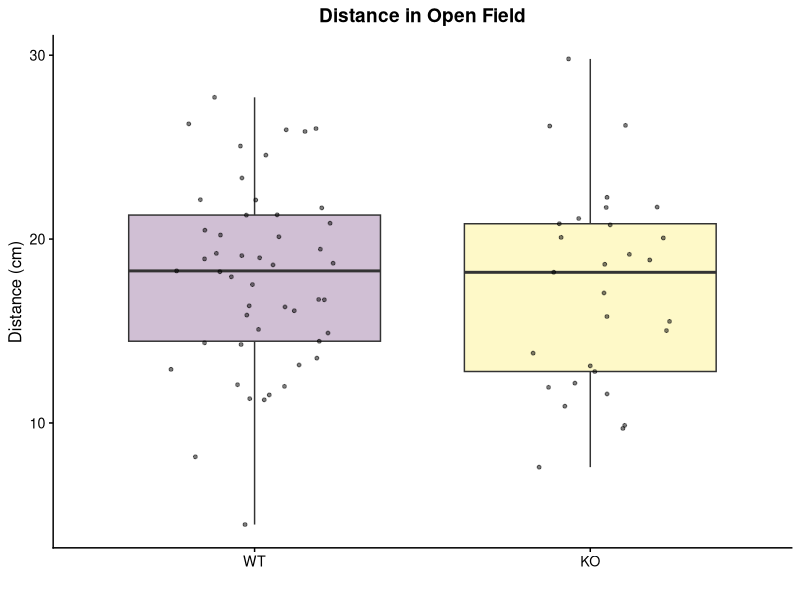
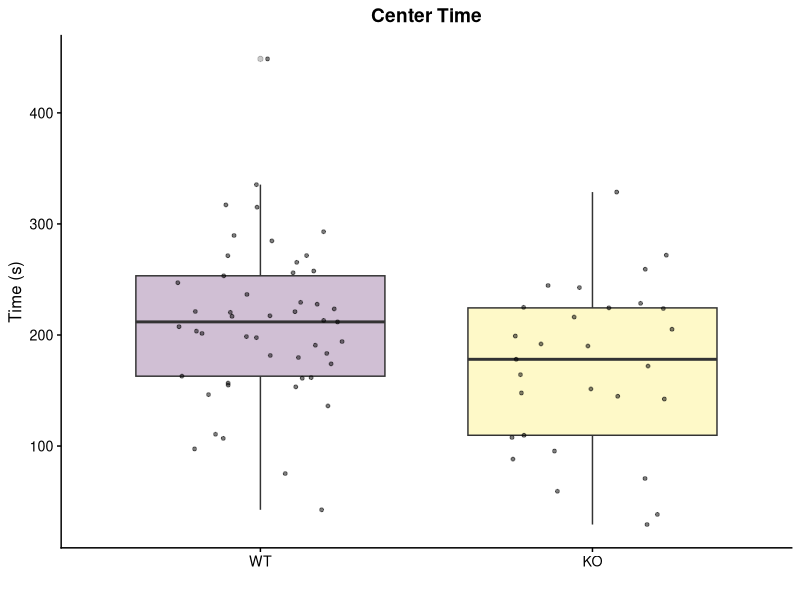
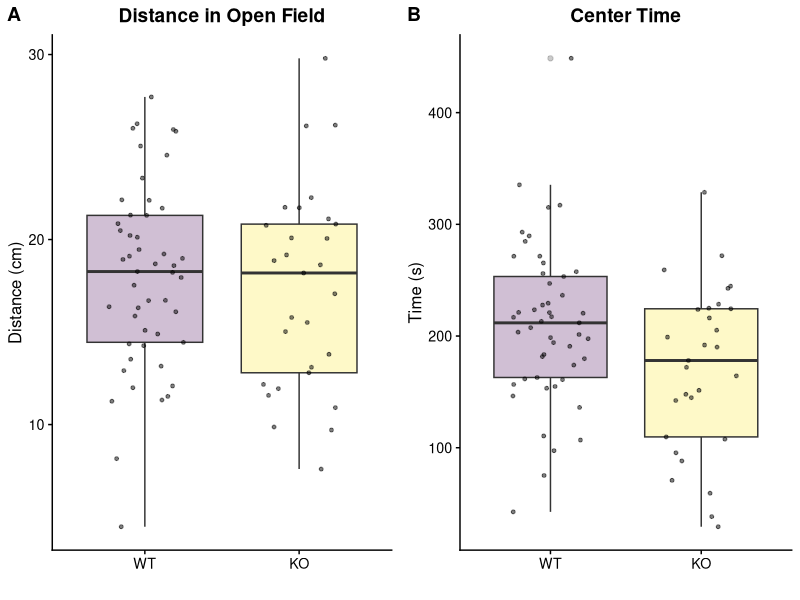
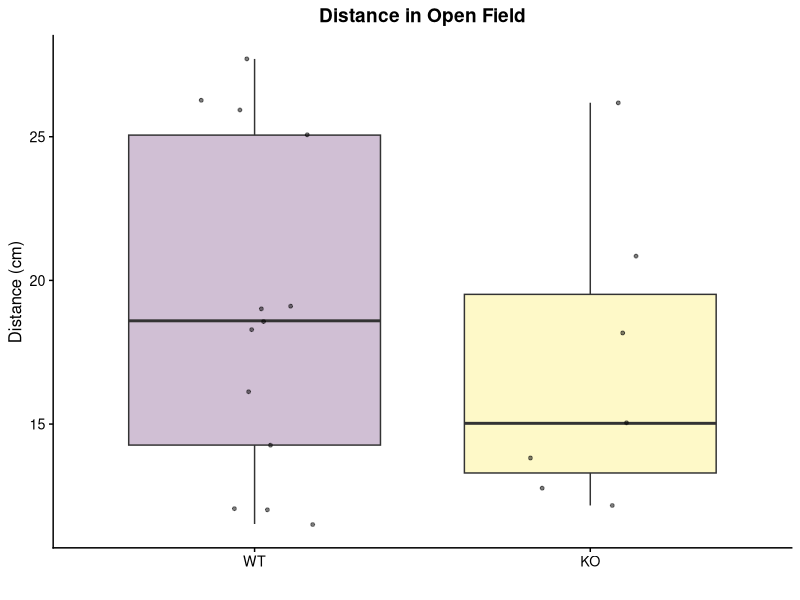
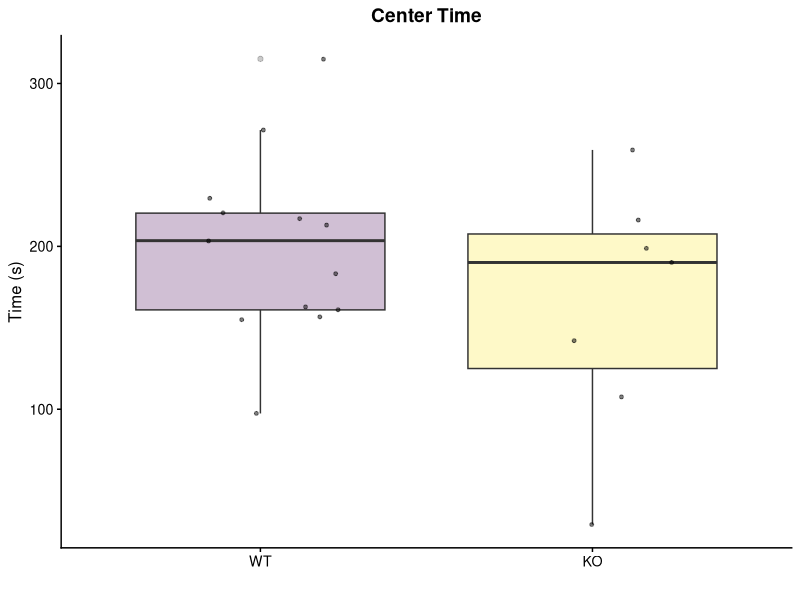
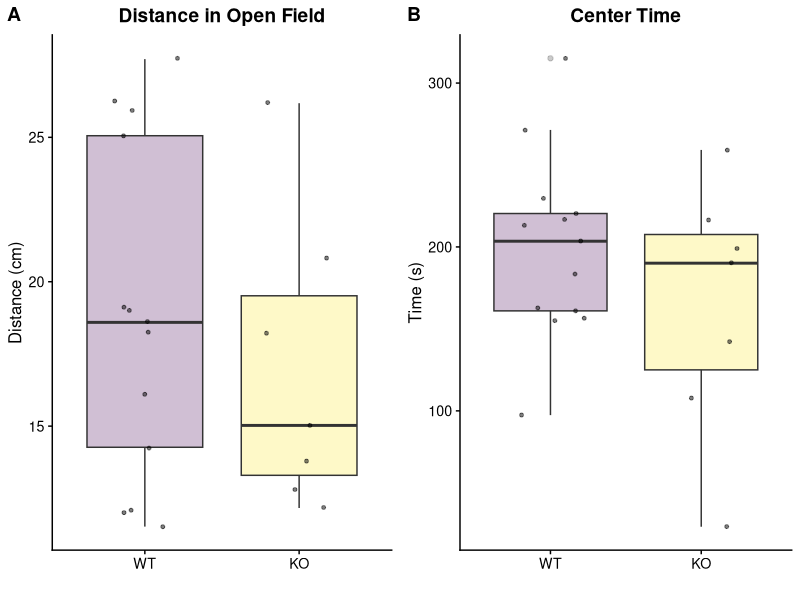

Here is the R script that generated these plots, in order: (Note: this script raises an error after producing the figures.)
library(ggplot2)
library(rlang)
library(cowplot)
library(viridis)
library(tidyr)
library(dplyr)

data<-read.csv("../Q22 Open Field Analysis - Sheet1.csv", header=TRUE)
data$SLC_Genotype<-data$SLC
data$SLC_Genotype <- factor(data$SLC_Genotype, levels=c("WT", "HET", "MUT"))
data$Q22 <- factor(data$Q22, levels=c("WT","KO"))
generate_boxplots <- function(input_data, X, Y, min,max){
  data<-as.data.frame(input_data)
  
  ggplot(data=data,aes(x={{X}},y={{Y}}, fill={{X}})) + 
    #geom_violin(alpha=0.25,position=position_dodge(width=.75),size=1,color="black",draw_quantiles=c(0.5))+
    geom_boxplot(alpha=0.25)+
    scale_fill_viridis_d()+
    geom_point(size=1,position=position_jitter(width=0.25),alpha=0.5)+
    theme_cowplot(12) +
    #ylim(min,max)+ 
    #facet_grid(~Sex)+    
    theme(legend.position = "none")
  
}

## Open Field on full dataset --
distance <-generate_boxplots(data, Q22, Distance,-30,85) +
  ggtitle("Distance in Open Field")+
  theme(plot.title = element_text(hjust = 0.5)) +
  labs(x="", y="Distance (cm)")
distance

centertime <-generate_boxplots(data, Q22, Center_Time,-30,85) +
  ggtitle("Center Time")+
  theme(plot.title = element_text(hjust = 0.5)) +
  labs(x="", y="Time (s)")
centertime

plot_grid(distance, centertime, labels=c("A","B"))


## Startle PPI on only SLC WT mice
data_slcwt <- data %>% filter(SLC_Genotype=="WT")
distance_slcwt <-generate_boxplots(data_slcwt, Q22, Distance,-30,85) +
  ggtitle("Distance in Open Field")+
  theme(plot.title = element_text(hjust = 0.5)) +
  labs(x="", y="Distance (cm)")
distance_slcwt

centertime_slcwt <-generate_boxplots(data_slcwt, Q22, Center_Time,-30,85) +
  ggtitle("Center Time")+
  theme(plot.title = element_text(hjust = 0.5)) +
  labs(x="", y="Time (s)")
centertime_slcwt

plot_grid(distance_slcwt, centertime_slcwt, labels=c("A","B"))

## Stratified by SLC Genotype --
b<-generate_boxplots(data, SLC_Genotype, Total_Time,0,51)+
  facet_wrap(~Q22)
b

# Stratified by SLC Genotype and Sex 
e<-generate_boxplots(data, SLC_Genotype, Total_Time,0,51)+
  facet_wrap(Sex~ASO_Tg)
e

## Parametric Stats for SLC WT only --
lm1 <- lm(Distance ~ Sex+ Q22, data = data_slcwt)
summary(lm1)

wilcox.test(Distance~Q22,data_slcwt )

lm1 <- lm(Center_Time~ Sex+ Q22, data = data_slcwt)
summary(lm1)

wilcox.test(Center_Time~Q22,data_slcwt )



# Save outputs -
sink("Buried_Food_Pellet_Stats.md")
cat("\n\nSummary for all data:\n")
print(summary(lm1))
cat("\n\nSummary for interaction:\n")
print(summary(interact))
cat("\n\nSummary for Tg Neg:\n")
print(summary(lm3))
cat("\n\nSummary for Tg Pos:\n")
print(summary(lm2))
cat("\n\nSummary for Females Tg Neg:\n")
print(summary(lm4))
cat("\n\nSummary for Females Tg Pos:\n")
print(summary(lm5))
cat("\n\nSummary for Males Tg Neg:\n")
print(summary(lm6))
cat("\n\nSummary for Males Tg Pos:\n")
print(summary(lm7))
sink()
